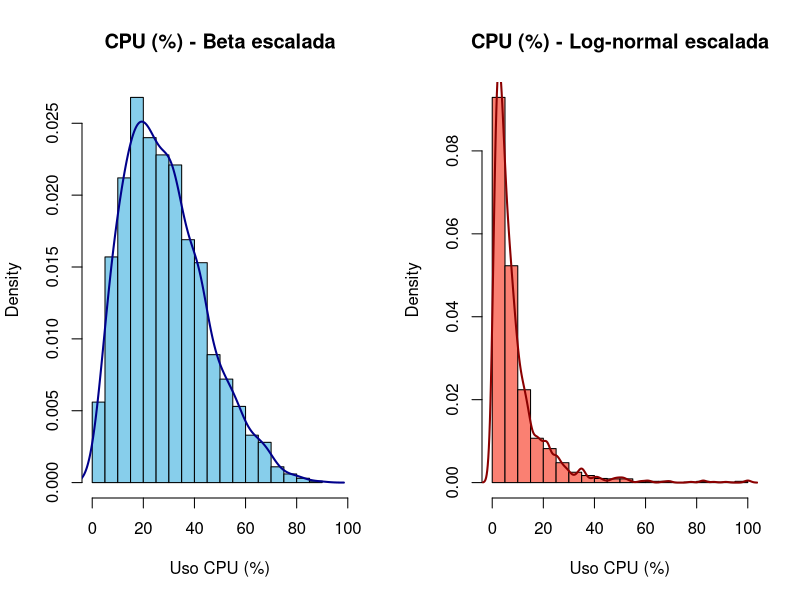

Here is the R script that generated this plot:
# ---------------------------
# Simulación de uso de CPU (%)
# Distribuciones sesgadas: Beta escalada y Log-normal escalada
# ---------------------------
set.seed(2026)
n <- 2000  # cantidad de observaciones (>1000)

# 1) Beta escalada (sesgada a la derecha)
cpu_beta <- rbeta(n, shape1 = 2, shape2 = 5) * 100
cat("\nResumen - Beta escalada:\n")
cat(sprintf("  n=%d  media=%.2f  mediana=%.2f  sd=%.2f\n", n, mean(cpu_beta), median(cpu_beta), sd(cpu_beta)))
cat(sprintf("  %% > 90: %.2f%%\n", mean(cpu_beta > 90) * 100))

# 2) Log-normal escalada (cola larga)
cpu_ln_raw <- rlnorm(n, meanlog = 3.5, sdlog = 1)
# Recortar valores extremos y escalar a 0-100 preservando sesgo
cpu_ln_trim <- pmin(cpu_ln_raw, quantile(cpu_ln_raw, 0.999))
cpu_ln <- (cpu_ln_trim - min(cpu_ln_trim)) / (max(cpu_ln_trim) - min(cpu_ln_trim)) * 100
cat("\nResumen - Log-normal escalada:\n")
cat(sprintf("  n=%d  media=%.2f  mediana=%.2f  sd=%.2f\n", n, mean(cpu_ln), median(cpu_ln), sd(cpu_ln)))
cat(sprintf("  %% > 90: %.2f%%\n", mean(cpu_ln > 90) * 100))

# Guardar histogramas lado a lado en PNG
png(filename = "cpu_histograms.png", width = 1200, height = 600)
par(mfrow = c(1, 2))

hist(cpu_beta, breaks = 30, col = "skyblue", main = "CPU (%) - Beta escalada", xlab = "Uso CPU (%)", xlim = c(0,100), prob = TRUE)
lines(density(cpu_beta), col = "darkblue", lwd = 2)

hist(cpu_ln, breaks = 30, col = "salmon", main = "CPU (%) - Log-normal escalada", xlab = "Uso CPU (%)", xlim = c(0,100), prob = TRUE)
lines(density(cpu_ln), col = "darkred", lwd = 2)

dev.off()
cat("\nSe generó el archivo 'cpu_histograms.png' con los dos histogramas.\n")

# Si se ejecuta en modo interactivo también los mostramos en pantalla
if (interactive()) {
  par(mfrow = c(1, 2))
  hist(cpu_beta, breaks = 30, col = "skyblue", main = "CPU (%) - Beta escalada", xlab = "Uso CPU (%)", xlim = c(0,100), prob = TRUE)
  lines(density(cpu_beta), col = "darkblue", lwd = 2)

  hist(cpu_ln, breaks = 30, col = "salmon", main = "CPU (%) - Log-normal escalada", xlab = "Uso CPU (%)", xlim = c(0,100), prob = TRUE)
  lines(density(cpu_ln), col = "darkred", lwd = 2)
  par(mfrow = c(1,1))
}
